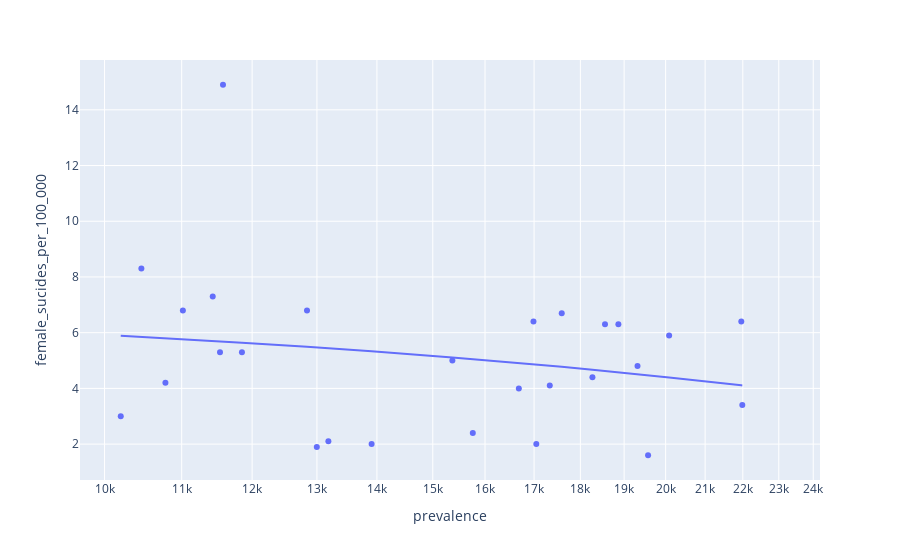

The notebook cell this image was saved under:
### Code cell
# scatterplot (dagnosis x learning score)

result = femaleyouth[(femaleyouth['year'] == 2019) & (femaleyouth['oecd'] == True)]

fig = px.scatter(result, 
           x="prevalence", 
           y="female_sucides_per_100_000", 
           trendline = 'ols',
           #animation_frame="year",
           hover_name="location",
           log_x=True)#,
           #size_max=55,
           #range_x=[0,10000],
           #range_y=[0,50],)

fig.show()

### Figure 1 — Plotly figure (JSON) as saved in the notebook; plotly's stock layout.template omitted (floating-point values rounded to 4 significant figures)
{"data": [{"hovertemplate": "<b>%{hovertext}</b><br><br>prevalence=%{x}<br>female_sucides_per_100_000=%{y}<extra></extra>", "hovertext": ["Australia", "Austria", "Belgium", "Canada", "Chile", "Colombia", "Costa Rica", "Czechia", "Denmark", "Estonia", "Finland", "France", "Germany", "Greece", "Hungary", "Iceland", "Ireland", "Israel", "Italy", "Japan", "Latvia", "Lithuania", "Luxembourg", "Mexico", "Netherlands", "New Zealand", "Norway", "Poland", "Portugal", "Republic of Korea", "Slovakia", "Slovenia", "Spain", "Sweden", "Switzerland", "Turkey", "United Kingdom", "United States of America"], "legendgroup": "", "marker": {"color": "#636efa", "symbol": "circle"}, "mode": "markers", "name": "", "orientation": "v", "showlegend": false, "type": "scatter", "x": [21960.0, 19320.0, 16650.0, 15370.0, 18100.0, 13190.0, 13910.0, 10780.0, 16900.0, 11530.0, 16990.0, 19940.0, 18270.0, 19570.0, 11020.0, 17330.0, 20850.0, 15760.0, 18070.0, 10470.0, 11850.0, 12840.0, 17590.0, 13000.0, 18870.0, 23010.0, 19040.0, 10200.0, 21810.0, 11580.0, 11140.0, 11430.0, 21990.0, 18200.0, 20090.0, 17050.0, 16680.0, 18560.0], "xaxis": "x", "y": [6.4, 4.8, null, 5, null, 2.1, 2, 4.2, null, 5.3, 6.4, null, 4.4, 1.6, 6.8, 4.1, null, 2.4, null, 8.3, 5.3, 6.8, 6.7, 1.9, 6.3, null, null, 3, null, 14.9, null, 7.3, 3.4, null, 5.9, 2, 4, 6.3], "yaxis": "y"}, {"hovertemplate": "<b>OLS trendline</b><br>female_sucides_per_100_000 = -0.000151265 * prevalence + 7.43342<br>R<sup>2</sup>=0.041709<br><br>prevalence=%{x}<br>female_sucides_per_100_000=%{y} <b>(trend)</b><extra></extra>", "legendgroup": "", "marker": {"color": "#636efa", "symbol": "circle"}, "mode": "lines", "name": "", "showlegend": false, "type": "scatter", "x": [10200.0, 10470.0, 10780.0, 11020.0, 11430.0, 11530.0, 11580.0, 11850.0, 12840.0, 13000.0, 13190.0, 13910.0, 15370.0, 15760.0, 16680.0, 16990.0, 17050.0, 17330.0, 17590.0, 18270.0, 18560.0, 18870.0, 19320.0, 19570.0, 20090.0, 21960.0, 21990.0], "xaxis": "x", "y": [5.89, 5.85, 5.803, 5.767, 5.704, 5.689, 5.682, 5.641, 5.491, 5.467, 5.439, 5.33, 5.109, 5.049, 4.91, 4.864, 4.855, 4.812, 4.773, 4.67, 4.627, 4.58, 4.511, 4.473, 4.395, 4.112, 4.108], "yaxis": "y"}], "layout": {"legend": {"tracegroupgap": 0}, "margin": {"t": 60}, "xaxis": {"anchor": "y", "domain": [0, 1], "title": {"text": "prevalence"}, "type": "log"}, "yaxis": {"anchor": "x", "domain": [0, 1], "title": {"text": "female_sucides_per_100_000"}}}}
